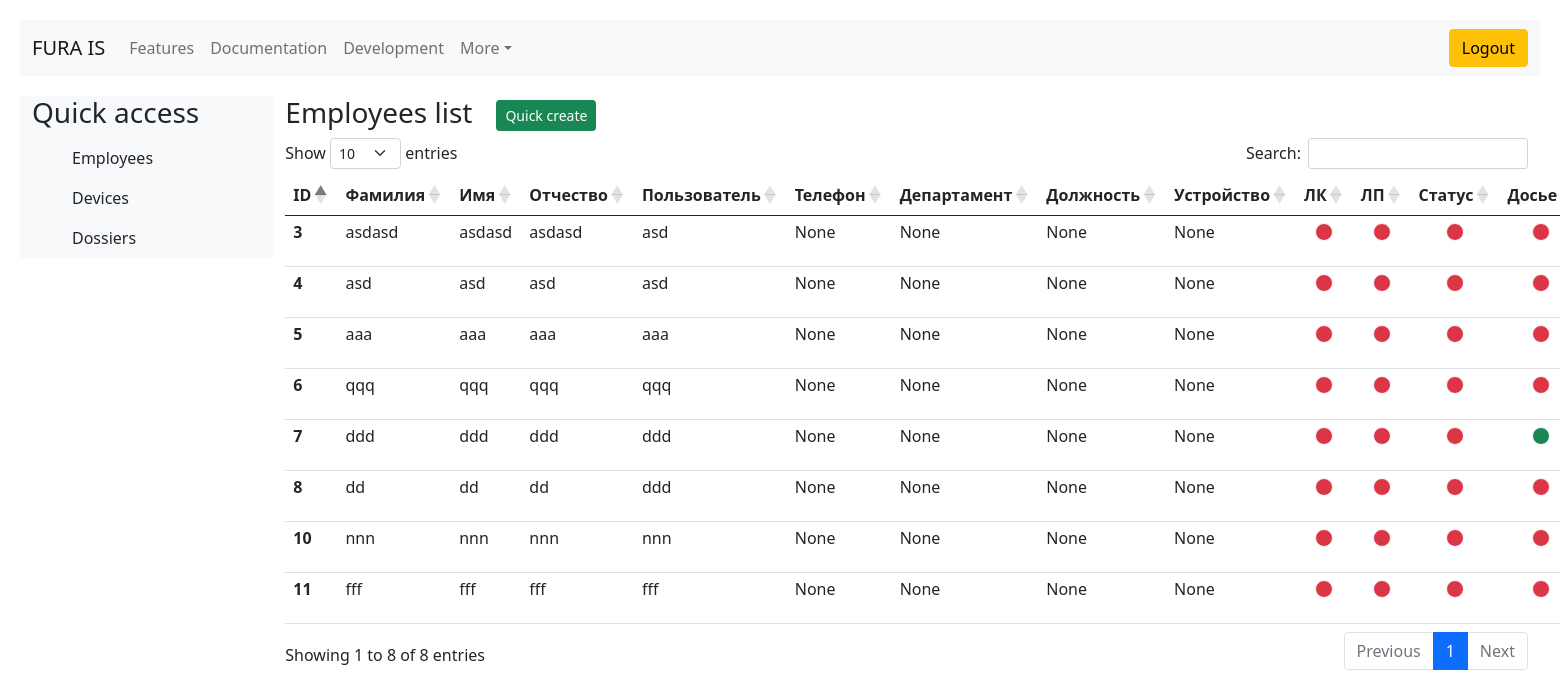
Screenshot of /employees/ (signed in) with the database file from the repository.
### apps/employees/models.py (models this page shows, shortened)
class Employee(models.Model):
	firstname = models.CharField(max_length=15, verbose_name='Имя')
	lastname = models.CharField(max_length=30, verbose_name='Фамилия')
	middlename = models.CharField(max_length=30, verbose_name='Отчество')
	email = models.EmailField(unique=True, blank=False, verbose_name='Почта')
	phone = models.PositiveIntegerField(
		unique=True, blank=True, verbose_name='Телефон', null=True
	)
	user_lic = models.CharField(
		max_length=3, choices=SIMPLE_CHOICES,
		default=NO, verbose_name='Лицензия пользователя', blank=True
	)
	status = models.CharField(
		max_length=3, choices=SIMPLE_CHOICES,
		default=NO,	verbose_name='Статус отслеживания', blank=True)
	dossier = models.CharField(
		max_length=3, choices=SIMPLE_CHOICES,
		default=NO, verbose_name='Досье сотрудника', blank=True
	)
	department = models.ForeignKey(
		Department, on_delete=models.DO_NOTHING, related_name='department', blank=True, null=True
	)
	position = models.ForeignKey(
		Position, on_delete=models.DO_NOTHING, related_name='position', blank=True, null=True
	)
	device = models.OneToOneField(
		Device, on_delete=models.DO_NOTHING, related_name='device', blank=True, null=True
	)

### apps/employees/views.py (the view)
# urls.py: path('employees/', index, name='index'),
@login_required
def index(request):
	employees = Employee.objects.all()
	quick_create_form = QuickEmployeeForm(request.POST or None)
	if quick_create_form.is_valid():
		employee = quick_create_form.save(commit=False)
		employee.save()
		return redirect('employees:index')
	context = {
		'employees': employees,
		'title': 'FURA IS: Employees',
		'form': quick_create_form
	}
	return render(request, 'employees/nwe_old_index.html', context)

### apps/employees/forms.py
class QuickEmployeeForm(forms.ModelForm):
	class Meta:
		model = Employee
		fields = ['lastname', 'firstname', 'middlename', 'email']
		labels = {
			'lastname': 'Фамилия',
			'firstname': 'Имя',
			'middlename': 'Отчество',
			'email': 'Адрес корпоративной почты',
		}

### apps/users/templatetags/split_email.py (called while the page is built)
@register.filter
@stringfilter
def split_email(value):
    return value.split('@')[0]

### apps/users/templatetags/user_filters.py (called while the page is built)
@register.filter
def addclass(field, css):
    return field.as_widget(
        attrs={'class': css, 'style': 'height: 35px;'})

### templates/employees/nwe_old_index.html (shortened to what this page needs)
<!DOCTYPE html>
<html lang="en">
{% load static %}
{% load split_email %}
{% load user_filters %}
<head data-pg-collapsed>
  <link rel="stylesheet" href="{% static 'css/bootstrap.min.css' %}">
  <link rel="stylesheet" href="{% static 'css/dataTables.bootstrap5.min.css' %}">
</head>
<body>
  <div class="p-3">
    <nav class="bg-light m-1 navbar navbar-expand-lg navbar-light" data-pg-collapsed>
      <div class="container-fluid"> <a class="navbar-brand" href="#">FURA IS</a>
      <div class="collapse navbar-collapse" id="navbarToggler6" data-pg-collapsed>
        <ul class="navbar-nav me-auto mb-2 mb-lg-0">
          <li class="nav-item">
            <a class="nav-link" href="#">Features</a>
          </li>
          <li class="nav-item">
            <a class="nav-link" href="#">Documentation</a>
          </li>
          <li class="nav-item">
            <a class="nav-link" href="#">Development</a>
          </li>
          <li class="nav-item dropdown">
            <a class="nav-link dropdown-toggle" href="#" id="navbarDropdownMenuLink7"
               data-bs-toggle="dropdown" aria-haspopup="true" aria-expanded="false">More</a>
          </li>
        </ul>
        <form class="d-flex">
          <a type="button" class="btn btn-warning" href="{% url 'users:logout' %}">Logout</a>
        </form>
      </div>
    </div>
  </nav>
    <div class="p-3 row">
      <div class="col-md-2 col-xxl-2 h-25 bg-light" data-pg-collapsed>
        <h3>Quick access</h3>
        <div class="container">
          <ul class="flex-column mb-auto nav nav-pills text-body">
            <li class="nav-item"><a href="" class="nav-link link-dark">Employees</a>
            </li>
            <li class="nav-item">
              <a href="" class="nav-link link-dark">Devices</a>
            </li>
            <li class="nav-item">
              <a href="" class="nav-link link-dark">Dossiers</a>
            </li>
          </ul>
        </div>
      </div>
      <div class="col-md-10">
        <div class="row">
          <h3 class="col-2">Employees list</h3>
          <div class="col-2">
          <button type="button" class="btn btn-success btn-sm mt-1" data-bs-toggle="modal" data-bs-target="#Modal">
            Quick create
          </button>
          </div>
        </div>
          <table class="table" id="sortTable">
            <thead data-pg-collapsed class="text-center">
              <tr data-pg-collapsed>
                <th scope="col">ID</th>
                <th scope="col">Фамилия</th>
                <th scope="col">Имя</th>
                <th scope="col">Отчество</th>
                <th scope="col">Пользователь</th>
                <th scope="col">Телефон</th>
                <th scope="col">Департамент</th>
                <th scope="col">Должность</th>
                <th scope="col">Устройство</th>
                <th scope="col">ЛК</th>
                <th scope="col">ЛП</th>
                <th scope="col">Статус</th>
                <th scope="col">Досье</th>
              </tr>
            </thead>
            <tbody data-pg-collapsed class="fs-6 fw-normal lh-1 text-left">
              {% for emp in employees %}
              <tr data-pg-collapsed data-index="0">
                  <th style="height: 30px;" scope="row">{{ emp.id }}</th>
                  <td style="height: 30px;">{{ emp.lastname }}</td>
                  <td style="height: 30px;">{{ emp.firstname }}</td>
                  <td style="height: 30px;">{{ emp.middlename }}</td>
                  <td style="height: 30px;">{{ emp.email | split_email }}</td>
                  <td style="height: 30px;">{{ emp.phone }}</td>
                  <td style="height: 30px;">{{ emp.department }}</td>
                  <td style="height: 30px;">{{ emp.position }}</td>
                  <td style="height: 30px;">{{ emp.device }}</td>
                  <td style="height: 30px;" class="text-center">
                    {% if emp.device.get_device_lic_display == 'Да' %}
                    <span class="position-absolute translate-middle p-2 mt-2 bg-success border border-light rounded-circle">
                      <span class="visually-hidden">Да</span>
                    </span>
                    {% else %}
                    <span class="position-absolute translate-middle p-2 mt-2 bg-danger border border-light rounded-circle">
                    </span>
                    {% endif %}
                  </td>
                  <td class="text-center" style="height: 30px;">
                    {% if emp.get_user_lic_display == 'Да' %}
                    <span class="position-absolute translate-middle p-2 mt-2 bg-success border border-light rounded-circle">
                      <span class="visually-hidden">Да</span>
                    </span>
                    {% else %}
                    <span class="position-absolute translate-middle p-2 mt-2 bg-danger border border-light rounded-circle">
                    </span>
                    {% endif %}
                  </td>
                  <td class="text-center" style="height: 30px;">
                    {% if emp.device.get_device_lic_display == 'Да' and emp.get_user_lic_display == 'Да' %}
                    <span class="position-absolute translate-middle p-2 mt-2 bg-success border border-light rounded-circle">
                      <span class="visually-hidden">Да</span>
                    </span>
                    {% else %}
                    <span class="position-absolute translate-middle p-2 mt-2 bg-danger border border-light rounded-circle">
                    </span>
                    {% endif %}
                  </td>
                  <td class="text-center" style="height: 30px;">
                    {% if emp.get_dossier_display == 'Да' %}
                    <span class="position-absolute translate-middle p-2 mt-2 bg-success border border-light rounded-circle">
                    </span>
                    {% else %}
                    <span class="position-absolute translate-middle p-2 mt-2 bg-danger border border-light rounded-circle">
                    </span>
                    {% endif %}
                  </td>
              </tr>
              {% endfor %}
            </tbody>
          </table>
        </div>
      </div>
    </div>
</body>
</html>

### rows the page displays
Employee: id "3", lastname "asdasd", firstname "asdasd", middlename "asdasd", email|split_email "asd", phone "None", department "None", position "None", device "None"
Employee: id "4", lastname "asd", firstname "asd", middlename "asd", email|split_email "asd", phone "None", department "None", position "None", device "None"
Employee: id "5", lastname "aaa", firstname "aaa", middlename "aaa", email|split_email "aaa", phone "None", department "None", position "None", device "None"
Employee: id "6", lastname "qqq", firstname "qqq", middlename "qqq", email|split_email "qqq", phone "None", department "None", position "None", device "None"
Employee: id "7", lastname "ddd", firstname "ddd", middlename "ddd", email|split_email "ddd", phone "None", department "None", position "None", device "None"
Employee: id "8", lastname "dd", firstname "dd", middlename "dd", email|split_email "ddd", phone "None", department "None", position "None", device "None"
Employee: id "10", lastname "nnn", firstname "nnn", middlename "nnn", email|split_email "nnn", phone "None", department "None", position "None", device "None"
Employee: id "11", lastname "fff", firstname "fff", middlename "fff", email|split_email "fff", phone "None", department "None", position "None", device "None"
